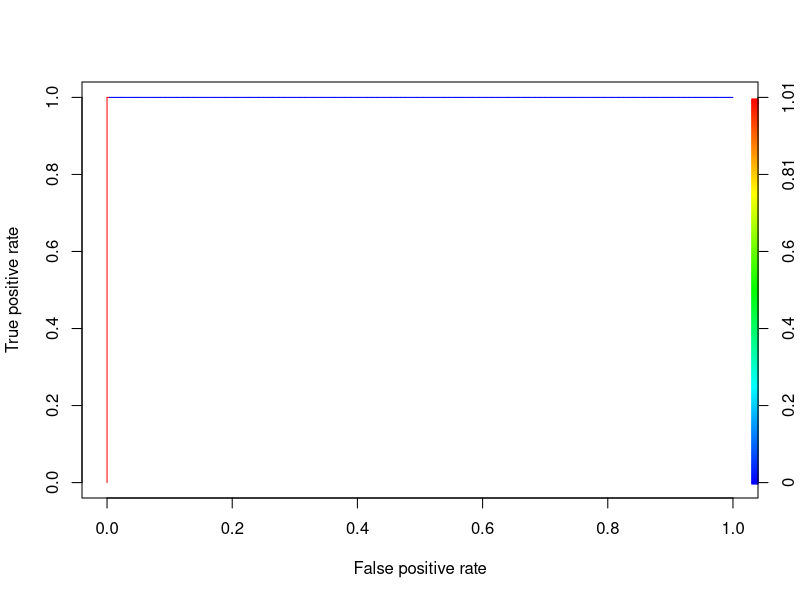
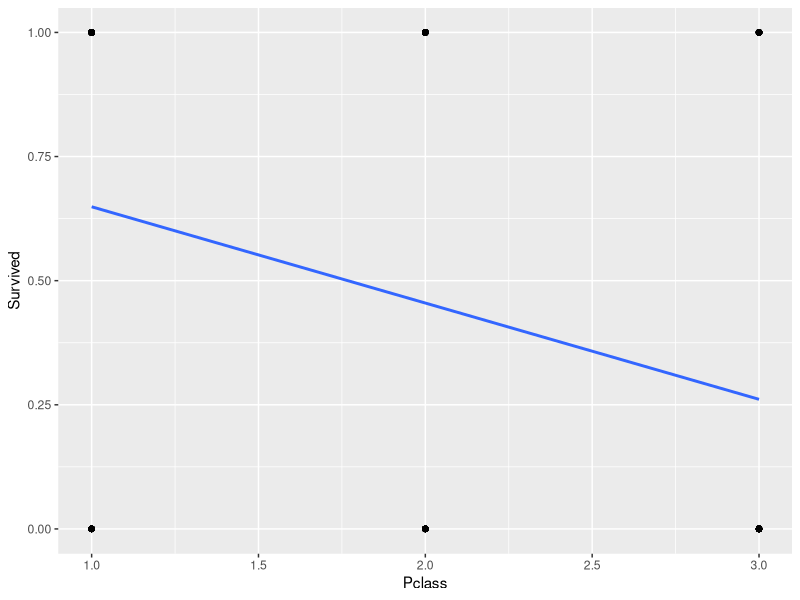
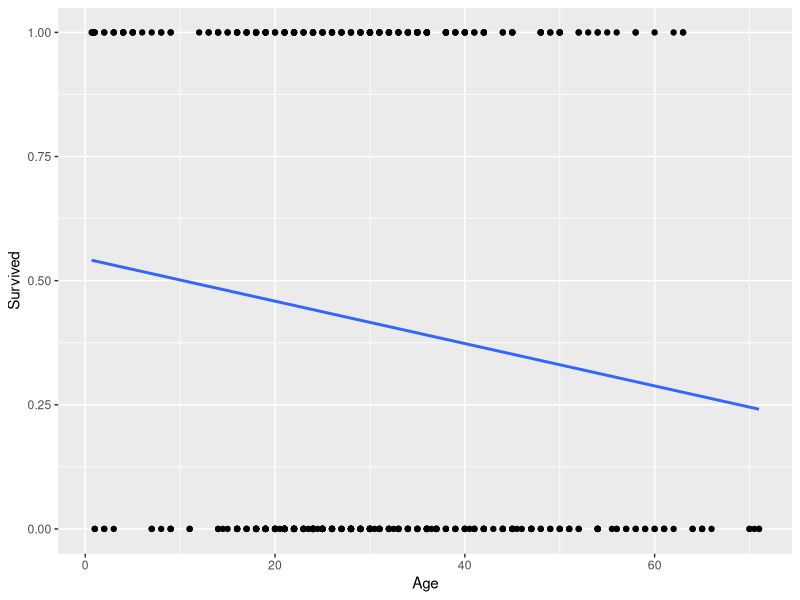
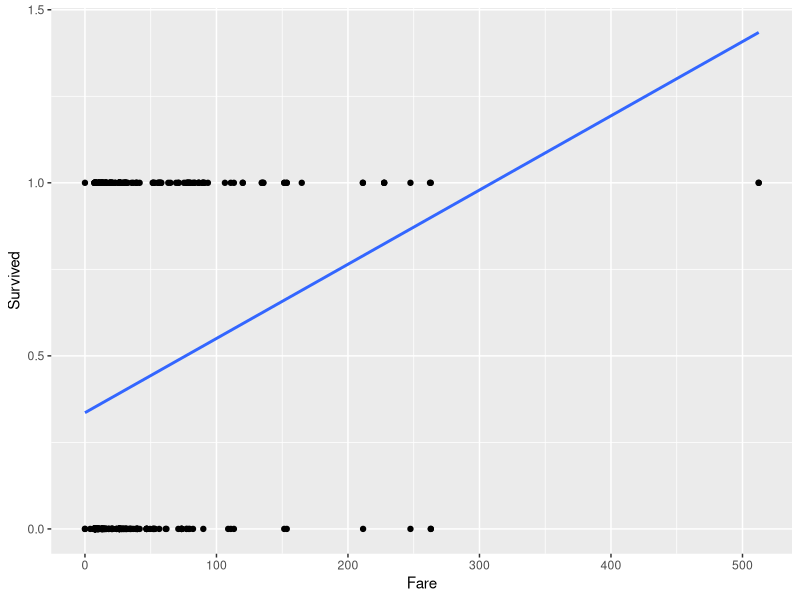
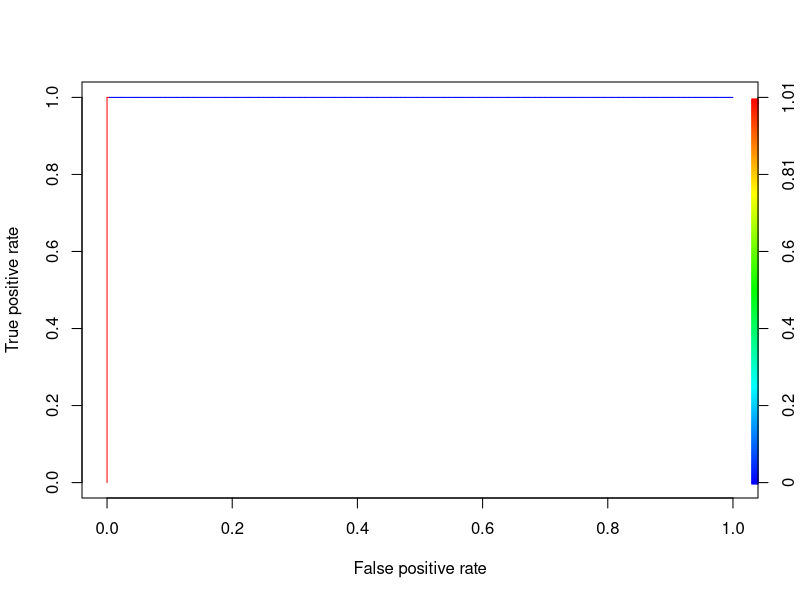

These charts were generated, in order, by the following R code:
# Set working directory
getwd()
setwd('/Users/kkirasich/Documents/GitHub/Capstone/Data/Titanic/')

# Load data
train <- read.csv('titanic_train.csv')

# View/ check data
head(train)
summary(train)


# Create training and validation data from given data
library(caTools)
set.seed(88)
split <- sample.split(train$Survived, SplitRatio = 0.75)

# Training and test data
subtrain <- subset(train, split == TRUE)
subtest <- subset(train, split == FALSE)
subtrain <- na.omit(subtrain)


# Logistic regression model
model <- glm (Survived~., data = subtrain, family = binomial)
summary(model)

# Predictions
predict <- predict(model, type = 'response')

# Confusion matrix
table(subtrain$Survived, predict > 0.5)

# ROCR Curve
library(ROCR)
ROCRpred <- prediction(predict, subtrain$Survived)
ROCRperf <- performance(ROCRpred, 'tpr','fpr')
plot(ROCRperf, colorize = TRUE, text.adj = c(-0.2,1.7))

# Plot glm
library(ggplot2)
# vs class
ggplot(subtrain, aes(x=Pclass, y=Survived)) + geom_point() +
  stat_smooth(method="glm", family="binomial", se=FALSE)
# Survival rate decreases as class decreases

# vs Age
ggplot(subtrain, aes(x=Age, y=Survived)) + geom_point() +
  stat_smooth(method="glm", se=FALSE)
# Survival rate decreases as age decreases

# vs Fare
ggplot(subtrain, aes(x=Fare, y=Survived)) + geom_point() +
  stat_smooth(method="glm", se=FALSE)
# Survival rate increases drastically as fare increases

# Try model with Pclass and Fare
model2 = glm(Survived ~ . - Pclass - Fare, data = subtrain, family = binomial)
summary(model2)

# Predict
predict2 <- predict(model2, type = 'response')

# Confusion matrix
table(subtrain$Survived, predict2 > 0.5)

#ROCR curve
ROCRpred <- prediction(predict, subtrain$Survived)
ROCRperf <- performance(ROCRpred, 'tpr','fpr')
plot(ROCRperf, colorize = TRUE, text.adj = c(-0.2,1.7))
